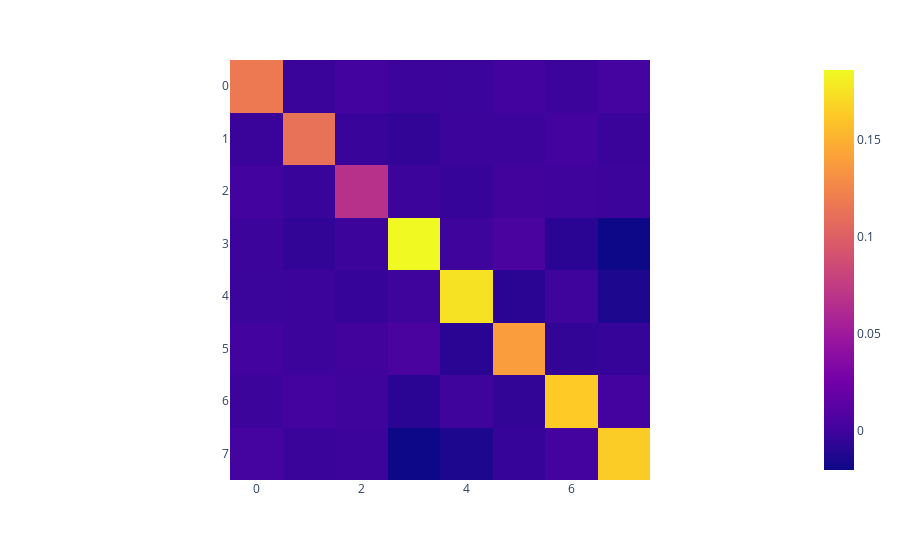

Source (notebook cell):
### Code cell
px.imshow(detector.covariances["blocks.0.attn.hook_z"].cpu())

### Figure 1 — Plotly figure (JSON) as saved in the notebook; plotly's stock layout.template omitted (floating-point values rounded to 4 significant figures)
{"data": [{"coloraxis": "coloraxis", "hovertemplate": "x: %{x}<br>y: %{y}<br>color: %{z}<extra></extra>", "name": "0", "type": "heatmap", "xaxis": "x", "yaxis": "y", "z": [[0.1171, -0.001896, 0.001625, -0.0009157, -0.001403, 0.001861, -0.001098, 0.002656], [-0.001896, 0.1122, -0.002477, -0.004972, -0.0006486, -0.001149, 0.002166, -0.001875], [0.001625, -0.002477, 0.06743, -0.001267, -0.003272, 0.001174, -0.0001892, -0.00131], [-0.0009157, -0.004972, -0.001267, 0.1857, -0.0004351, 0.005597, -0.008345, -0.01998], [-0.001403, -0.0006486, -0.003272, -0.0004351, 0.1745, -0.008335, 6.728e-05, -0.01339], [0.001861, -0.001149, 0.001174, 0.005597, -0.008335, 0.1386, -0.005057, -0.003307], [-0.001098, 0.002166, -0.0001892, -0.008345, 6.728e-05, -0.005057, 0.163, 0.002207], [0.002656, -0.001875, -0.00131, -0.01998, -0.01339, -0.003307, 0.002207, 0.1639]]}], "layout": {"coloraxis": {"colorscale": [[0, "#0d0887"], [0.1111, "#46039f"], [0.2222, "#7201a8"], [0.3333, "#9c179e"], [0.4444, "#bd3786"], [0.5556, "#d8576b"], [0.6667, "#ed7953"], [0.7778, "#fb9f3a"], [0.8889, "#fdca26"], [1, "#f0f921"]]}, "margin": {"t": 60}, "xaxis": {"anchor": "y", "constrain": "domain", "domain": [0, 1], "scaleanchor": "y"}, "yaxis": {"anchor": "x", "autorange": "reversed", "constrain": "domain", "domain": [0, 1]}}}
